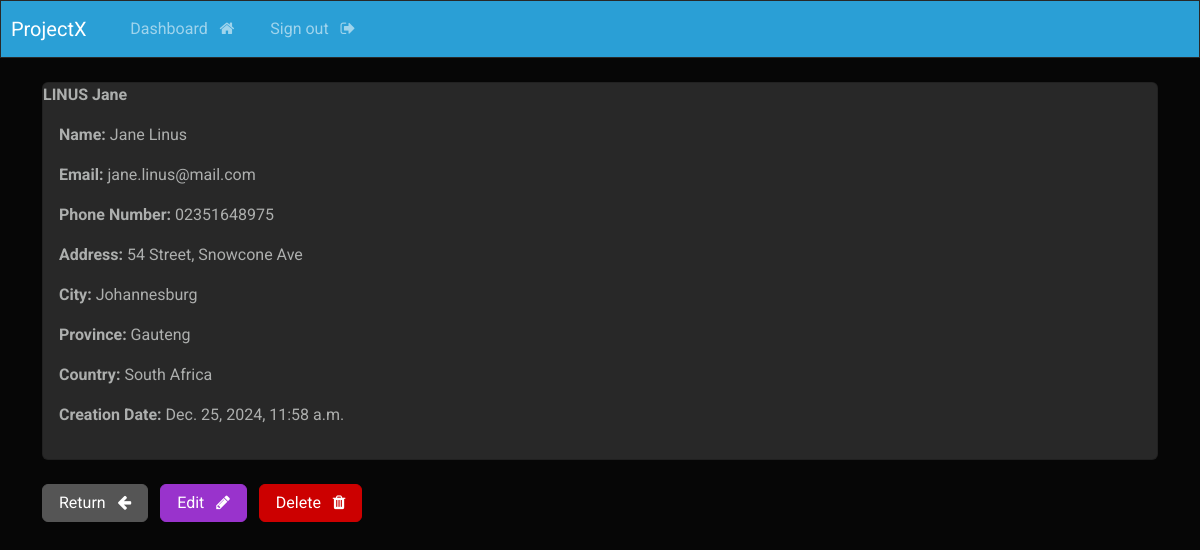
Page /webapp/record/2 (signed in) on the committed database.
### webapp/models.py (models this page shows)
class Record(models.Model):
    creation_date = models.DateTimeField(auto_now_add=True)
    first_name = models.CharField(max_length=100)
    last_name = models.CharField(max_length=100)
    email = models.CharField(max_length=255)
    phone = models.CharField(max_length=20)
    address = models.CharField(max_length=300)
    city = models.CharField(max_length=255)
    province = models.CharField(max_length=200)
    country = models.CharField(max_length=125)
    def __str__(self):
        return self.first_name + " " + self.last_name

### webapp/views.py (the view)
# urls.py: path('record/<int:record_id>', views.singular_record, name="record"),
@login_required(login_url="webapp:login")
def singular_record(request, record_id):
    record = get_object_or_404(Record, pk=record_id)
    context = {'record':record}
    return render(request, 'webapp/view-record.html', context=context)

### webapp/templates/webapp/view-record.html (shortened to what this page needs)
{% extends 'webapp/base.html' %}
{% block content %}
    <div class="card">
        <strong>
            {{ record.last_name|upper }}
            {{ record.first_name }}
        </strong>
        <div class="card-body">
            <p><strong> Name: </strong> {{record}} </p>
            <p><strong> Email: </strong> {{record.email}} </p>
            <p><strong> Phone Number: </strong> {{record.phone}} </p>
            <p><strong> Address: </strong> {{record.address}} </p>
            <p><strong> City: </strong> {{record.city}} </p>
            <p><strong> Province: </strong> {{record.province}} </p>
            <p><strong> Country: </strong> {{record.country}} </p>
            <p><strong> Creation Date: </strong> {{record.creation_date}} </p>
        </div>
    </div>
    <br>
    <a href="{% url 'webapp:dashboard' %}" class="btn btn-secondary">
        Return &nbsp;
        <i class="fa fa-arrow-left" aria-hidden="true"></i>
    </a>
    <a href="{% url 'webapp:update-record' record.id %}" class="btn btn-info">
        Edit &nbsp;
        <i class="fa fa-pencil" aria-hidden="true"></i>
    </a>
    <a href="{% url 'webapp:delete-record' record.id %}" class="btn btn-danger">
        Delete &nbsp;
        <i class="fa fa-trash" aria-hidden="true"></i>
    </a>
{% endblock %}

### webapp/templates/webapp/base.html (shortened to what this page needs)
<!DOCTYPE html>
<html lang="en">
<head>
    {% load static %}
  <link rel="stylesheet" href="https://bootswatch.com/5/cyborg/bootstrap.min.css">
  <link rel="stylesheet" href="{% static 'css/style.css' %}">
  <link rel="stylesheet" href="https://cdnjs.cloudflare.com/ajax/libs/font-awesome/4.7.0/css/font-awesome.min.css" />
</head>
<body>
  {% include 'webapp/navbar.html' %}
  <div class="container">
    <br>
    {% block content %}
    {% endblock %}
  </div>
</body>
</html>

### webapp/templates/webapp/navbar.html (shortened to what this page needs)
<nav class="navbar navbar-expand-lg navbar-dark bg-primary justify-content-center">
    <a class="navbar-brand main-heading" href="{% url 'webapp:home' %}">
      &nbsp; ProjectX
    </a>
      <div class="collapse navbar-collapse text-center" id="navbarNavDropdown">
        <ul class="navbar-nav mr-auto">
          {% if user.is_authenticated %}
            <li class="nav-item">
              <a class="nav-link" href="{% url 'webapp:dashboard' %}">Dashboard &nbsp; <i class="fa fa-home" aria-hidden="true"></i> </a>
            </li>
            <li class="nav-item">
              <a class="nav-link" href="{% url 'webapp:logout' %}">Sign out &nbsp; <i class="fa fa-sign-out" aria-hidden="true"></i> </a>
            </li>
        </ul>
        {% endif %}
      </div>
  </nav>

### rows in the picture
Record: last_name "LINUS", first_name "Jane", first_name+last_name "Jane Linus", email "jane.linus@mail.com", phone "02351648975", address "54 Street, Snowcone Ave", city "Johannesburg", province "Gauteng", country "South Africa", creation_date "Dec. 25, 2024, 11:58 a.m."
